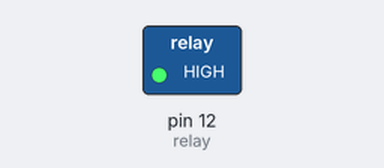
Bench run of a sketch on a simulated Arduino Uno, built with avr-gcc and run on an emulated ATmega328P. On the bench: switched loads named in the sketch (green lamp = pin HIGH).

Above: at 1.0 s.
At 3.0 s:
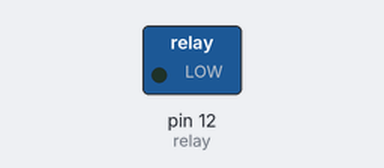
Timing chart, 0 to 5.2 s (numbered marks = the images above):
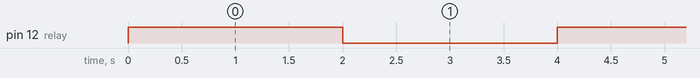

Measured:
- by itself, pin 12 (relay): alternates HIGH for 2.0 s and LOW for 2.0 s

The sketch:

parth_realy.ino
```cpp
int relay = 12;
void setup(){
  Serial.begin(9600);
  pinMode(relay, OUTPUT);
}

void loop(){
  digitalWrite(relay, 1);
  delay(2000);
  digitalWrite(relay, 0);
  delay(2000);
}
```
